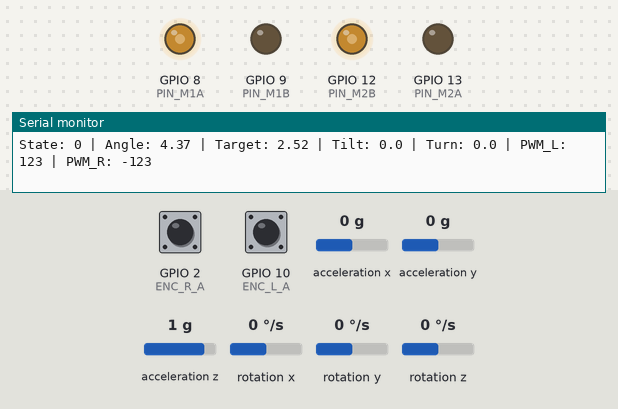
Bench run of a sketch on a simulated ESP32-S3. Shown: output pins drawn as LEDs (lit = HIGH), the last lines printed to the serial monitor. Wiring (inferred from the names in the program): MPU-6050 motion sensor at I2C address 0x68. The test bench sets the inputs (shaded band); at power-on: acceleration x 0 g, rotation y 0 °/s, GPIO 2 (ENC_R_A) HIGH, GPIO 10 (ENC_L_A) HIGH, acceleration y 0 g, acceleration z 1 g, rotation x 0 °/s, rotation z 0 °/s.

Above: at 5.6 s.
5.7 s: acceleration x set to -1.4 g
At 7.2 s:
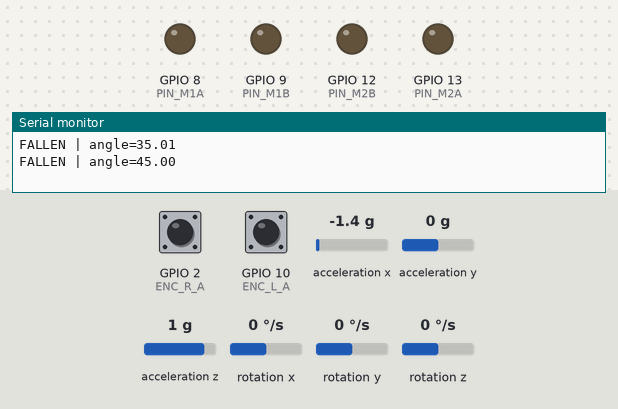
7.8 s: rotation y set to -192 °/s
At 8.29 s:
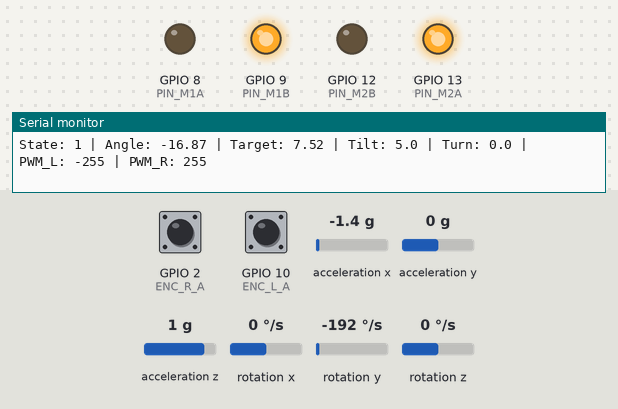
10.0 s: rotation y set to 0 °/s
At 11.0 s:
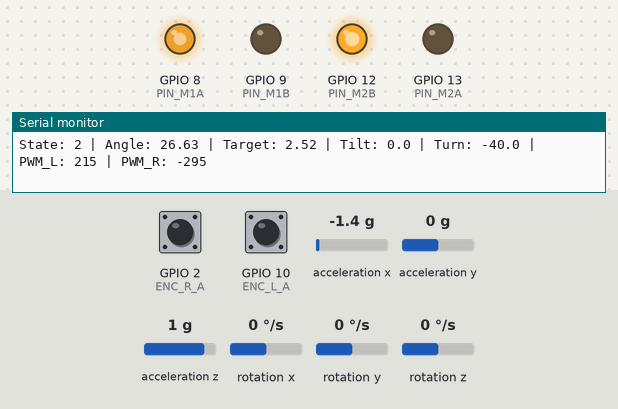
12.0 s: acceleration x set to -0.7 g
14.1 s: acceleration x set to -0.4 g
At 15.1 s:
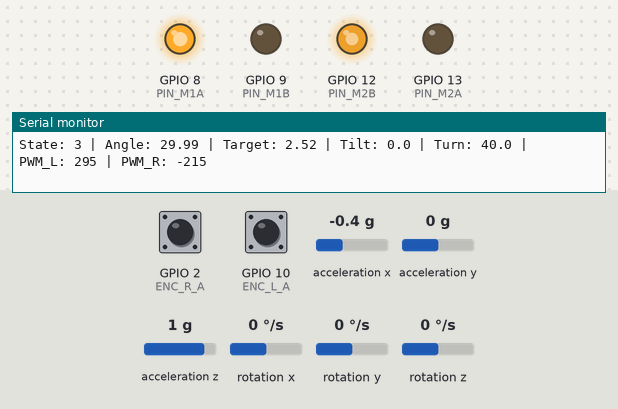
17.1 s: rotation y set to -54 °/s
At 19.4 s:
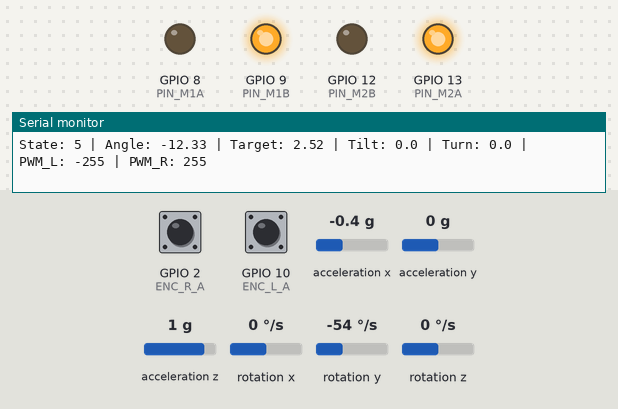
Timing chart, 0 to 20.8 s (numbered marks = the images above; inputs shaded):
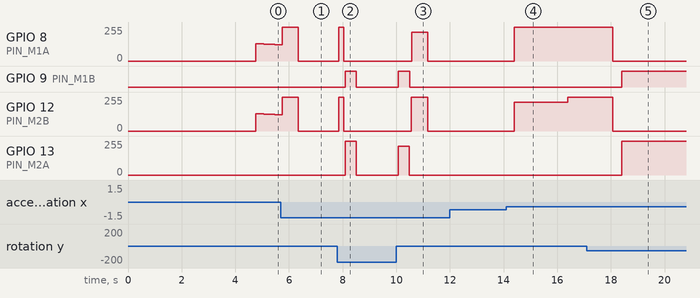

The sketch:

ESP32_Balancing_Robot_Direction_Test.ino
```cpp
/*  ============================================================
    balancebot_direction_test_v1.ino

    HuskyLens completely removed. Pure open-loop direction test:
    BALANCE -> FORWARD -> TURN LEFT -> TURN RIGHT -> BACKWARD -> DONE

    Purpose: verify forward/backward/left/right all work correctly
    in isolation, on THIS board's actual pins and gains, before
    layering any vision tracking back on top.

    ================================================================
    CRITICAL FIX INCLUDED IN THIS VERSION
    ================================================================
    The motor mixing formula used in every previous version had a
    real bug:
        pwmLeft  = -motorCmd - turnBias
        pwmRight =  motorCmd + turnBias
    Algebraically, pwmLeft = -(motorCmd + turnBias) = -pwmRight ALWAYS,
    regardless of turnBias. This means turnBias never actually
    created a differential between wheels -- it just changed the
    shared magnitude, structurally identical to changing motorCmd.
    That's confirmed by your own logged data: motorCmd=7, turnBias=60
    produced PWM_L=-67, PWM_R=67, which is exactly -(7+60) -- the
    degenerate pattern. This is why turning looked like "just going
    forward": the formula was never capable of producing a turn.

    FIXED to:
        pwmLeft  = -motorCmd + turnBias
        pwmRight =  motorCmd + turnBias
    Now pwmLeft = -pwmRight only when turnBias = 0 -- genuinely
    differential for any nonzero turn command.

    PIN ASSIGNMENT (same as your working encoder file):
    Left motor  : M1A=8, M1B=9
    Right motor : M2A=13, M2B=12
    IMU         : SDA=7, SCL=6
    Left encoder  : Yellow(A)=10, Green(B)=11
    Right encoder : Yellow(A)=2,  Green(B)=3
    ============================================================ */

#include <Wire.h>
#include <math.h>

#define CUSTOM_SDA_PIN  7
#define CUSTOM_SCL_PIN  6
#define PIN_M1A         8
#define PIN_M1B         9
#define PIN_M2A         13
#define PIN_M2B         12

#define ENC_L_A         10
#define ENC_L_B         11
#define ENC_R_A         2
#define ENC_R_B         3

#define PWM_FREQ        20000
#define PWM_RESOLUTION  8
#define MPU6050_ADDRESS 0x68

const float dt = 0.005;
uint32_t LoopTimer;

int16_t AccXLSB, AccYLSB, AccZLSB;
int16_t GyroXLSB, GyroYLSB, GyroZLSB;
float AccX, AccY, AccZ;
float RateRoll, RatePitch, RateYaw;
float AnglePitch;

float RateCalibrationRoll  = -4.90;
float RateCalibrationPitch =  0.89;
float RateCalibrationYaw   = -0.40;
float AccXCalibration      =  0.08;
float AccYCalibration      =  0.00;
float AccZCalibration      =  0.05;

float KalmanAnglePitch            = 0;
float KalmanUncertaintyAnglePitch = 4;
float Kalman1DOutput[2]           = {0, 0};

void kalman_1d(float& KalmanState, float& KalmanUncertainty,
               float KalmanInput, float KalmanMeasurement)
{
    KalmanState       = KalmanState + dt * KalmanInput;
    KalmanUncertainty = KalmanUncertainty + dt * dt * 4 * 4;
    float KalmanGain  = KalmanUncertainty / (KalmanUncertainty + 3 * 3);
    KalmanState       = KalmanState + KalmanGain * (KalmanMeasurement - KalmanState);
    KalmanUncertainty = (1 - KalmanGain) * KalmanUncertainty;
    Kalman1DOutput[0] = KalmanState;
    Kalman1DOutput[1] = KalmanUncertainty;
}

// PID gains -- unchanged from your working balance code
float P_gain = 40.0;
float I_gain = 100;
float D_gain = 0.4;

float DesiredAnglePitch = 2.52;   // your tuned baseline balance point

float Error       = 0;
float PrevError   = 0;
float PrevIterm   = 0;
float MotorOutput = 0;
float filteredDterm      = 0;
const float DTERM_FILTER_ALPHA = 0.80;

const float FALL_ANGLE_DEG = 35.0;

// ================================================================
//  ENCODER + DRIFT CORRECTION -- unchanged from your working code
// ================================================================
volatile long encoderCountL = 0;
volatile long encoderCountR = 0;

void IRAM_ATTR encoderISR_L() {
    bool a = digitalRead(ENC_L_A);
    bool b = digitalRead(ENC_L_B);
    if (a == b) { encoderCountL++; } else { encoderCountL--; }
}

void IRAM_ATTR encoderISR_R() {
    bool a = digitalRead(ENC_R_A);
    bool b = digitalRead(ENC_R_B);
    if (a == b) { encoderCountR++; } else { encoderCountR--; }
}

long lastEncoderL = 0;
long lastEncoderR = 0;
float velocityL = 0.0;
float velocityR = 0.0;
float avgVelocity = 0.0;
unsigned long lastVelocityUpdate = 0;
const unsigned long VELOCITY_UPDATE_MS = 20;

const float DRIFT_CORRECTION_RATE = 0.02;
const float DRIFT_CORRECTION_LIMIT = 3.0;
const float VELOCITY_DEADBAND = 5.0;
float AutoAngleOffset = 0.0;

bool isMoving = false;   // pauses drift correction during the sequence

void update_velocity_and_drift() {
    unsigned long now = millis();
    if (now - lastVelocityUpdate < VELOCITY_UPDATE_MS) return;

    float elapsed = (now - lastVelocityUpdate) / 1000.0;
    lastVelocityUpdate = now;

    noInterrupts();
    long currentL = encoderCountL;
    long currentR = encoderCountR;
    interrupts();

    velocityL = (currentL - lastEncoderL) / elapsed;
    velocityR = -(currentR - lastEncoderR) / elapsed;
    lastEncoderL = currentL;
    lastEncoderR = currentR;

    avgVelocity = (velocityL + velocityR) / 2.0;

    if (!isMoving && fabs(avgVelocity) > VELOCITY_DEADBAND) {
        AutoAngleOffset -= avgVelocity * DRIFT_CORRECTION_RATE * elapsed;
        AutoAngleOffset = constrain_float(AutoAngleOffset,
                                           -DRIFT_CORRECTION_LIMIT,
                                            DRIFT_CORRECTION_LIMIT);
    }
}

// ================================================================
//  SIMPLE TIMED STATE MACHINE -- no HuskyLens, pure open loop
// ================================================================
enum MoveState { STATE_BALANCE, STATE_FORWARD, STATE_TURN_LEFT,
                  STATE_TURN_RIGHT, STATE_BACKWARD, STATE_DONE };
MoveState currentState = STATE_BALANCE;
uint32_t stateStartMillis = 0;

// Conservative starting magnitudes -- the turn mechanism is newly
// fixed and hasn't been physically validated yet, so starting lower
// than the old (broken) TURN_STEP=60 until confirmed safe.
const float FORWARD_STEP  = 5.0;    // scaled for this file's P_gain=40
const float BACKWARD_STEP = -5.0;
const float TURN_STEP     = 40.0;   // start conservative, increase once confirmed

const uint32_t DUR_BALANCE    = 3000;
const uint32_t DUR_FORWARD    = 2000;
const uint32_t DUR_TURN_LEFT  = 2000;
const uint32_t DUR_TURN_RIGHT = 2000;
const uint32_t DUR_BACKWARD   = 2000;

float MoveTilt = 0.0;
float turnBias  = 0.0;

void update_move_state() {
    uint32_t elapsed = millis() - stateStartMillis;

    switch (currentState) {
        case STATE_BALANCE:
            MoveTilt = 0.0;
            turnBias = 0.0;
            isMoving = false;
            if (elapsed > DUR_BALANCE) {
                currentState = STATE_FORWARD;
                stateStartMillis = millis();
                Serial.println(">>> FORWARD");
            }
            break;

        case STATE_FORWARD:
            MoveTilt = FORWARD_STEP;
            turnBias = 0.0;
            isMoving = true;
            if (elapsed > DUR_FORWARD) {
                MoveTilt = 0.0;
                currentState = STATE_TURN_LEFT;
                stateStartMillis = millis();
                Serial.println(">>> TURN LEFT");
            }
            break;

        case STATE_TURN_LEFT:
            MoveTilt = 0.0;
            turnBias = -TURN_STEP;   // was +TURN_STEP -- swapped per your
                                      // confirmed observation (was inverted)
            isMoving = false;
            if (elapsed > DUR_TURN_LEFT) {
                turnBias = 0.0;
                currentState = STATE_TURN_RIGHT;
                stateStartMillis = millis();
                Serial.println(">>> TURN RIGHT");
            }
            break;

        case STATE_TURN_RIGHT:
            MoveTilt = 0.0;
            turnBias = TURN_STEP;    // was -TURN_STEP -- swapped per your
                                      // confirmed observation (was inverted)
            isMoving = false;
            if (elapsed > DUR_TURN_RIGHT) {
                turnBias = 0.0;
                currentState = STATE_BACKWARD;
                stateStartMillis = millis();
                Serial.println(">>> BACKWARD");
            }
            break;

        case STATE_BACKWARD:
            MoveTilt = BACKWARD_STEP;
            turnBias = 0.0;
            isMoving = true;
            if (elapsed > DUR_BACKWARD) {
                MoveTilt = 0.0;
                currentState = STATE_DONE;
                stateStartMillis = millis();
                Serial.println(">>> DONE -- holding balance");
            }
            break;

        case STATE_DONE:
            MoveTilt = 0.0;
            turnBias = 0.0;
            isMoving = false;
            break;
    }
}

// ================================================================
//  IMU READ -- unchanged
// ================================================================
void read_imu() {
    Wire.beginTransmission(MPU6050_ADDRESS);
    Wire.write(0x3B);
    Wire.endTransmission();
    Wire.requestFrom(MPU6050_ADDRESS, 6);
    AccXLSB = Wire.read() << 8 | Wire.read();
    AccYLSB = Wire.read() << 8 | Wire.read();
    AccZLSB = Wire.read() << 8 | Wire.read();

    Wire.beginTransmission(MPU6050_ADDRESS);
    Wire.write(0x43);
    Wire.endTransmission();
    Wire.requestFrom(MPU6050_ADDRESS, 6);
    GyroXLSB = Wire.read() << 8 | Wire.read();
    GyroYLSB = Wire.read() << 8 | Wire.read();
    GyroZLSB = Wire.read() << 8 | Wire.read();

    RateRoll  = (float)GyroXLSB / 65.5 - RateCalibrationRoll;
    RatePitch = (float)GyroYLSB / 65.5 - RateCalibrationPitch;
    RateYaw   = (float)GyroZLSB / 65.5 - RateCalibrationYaw;

    AccX = (float)AccXLSB / 4096.0 - AccXCalibration;
    AccY = (float)AccYLSB / 4096.0 - AccYCalibration;
    AccZ = (float)AccZLSB / 4096.0 - AccZCalibration;

    AnglePitch = -atan(AccX / sqrt(AccY * AccY + AccZ * AccZ)) * 57.29578;
}

// ================================================================
//  MOTOR HELPERS -- unchanged
// ================================================================
float constrain_float(float v, float lo, float hi) {
    return v < lo ? lo : v > hi ? hi : v;
}

void set_motor_left(int pwm) {
    pwm = (int)constrain_float(pwm, -255, 255);
    uint32_t duty = abs(pwm);
    if      (pwm > 0) { ledcWrite(PIN_M1A, duty); ledcWrite(PIN_M1B, 0);    }
    else if (pwm < 0) { ledcWrite(PIN_M1A, 0);    ledcWrite(PIN_M1B, duty); }
    else              { ledcWrite(PIN_M1A, 0);    ledcWrite(PIN_M1B, 0);    }
}

void set_motor_right(int pwm) {
    pwm = (int)constrain_float(pwm, -255, 255);
    uint32_t duty = abs(pwm);
    if      (pwm > 0) { ledcWrite(PIN_M2A, duty); ledcWrite(PIN_M2B, 0);    }
    else if (pwm < 0) { ledcWrite(PIN_M2A, 0);    ledcWrite(PIN_M2B, duty); }
    else              { ledcWrite(PIN_M2A, 0);    ledcWrite(PIN_M2B, 0);    }
}

void motors_stop() {
    ledcWrite(PIN_M1A, 0); ledcWrite(PIN_M1B, 0);
    ledcWrite(PIN_M2A, 0); ledcWrite(PIN_M2B, 0);
}

static uint32_t lastPrint       = 0;
static uint32_t lastPrintFallen = 0;

// ================================================================
//  SETUP
// ================================================================
void setup() {
    Serial.begin(115200);
    delay(1000);
    Serial.println("balancebot_direction_test_v1 starting...");
    Serial.println("No HuskyLens -- pure open-loop direction test.");

    Wire.setClock(400000);
    Wire.begin(CUSTOM_SDA_PIN, CUSTOM_SCL_PIN);
    delay(250);

    Wire.beginTransmission(MPU6050_ADDRESS);
    Wire.write(0x6B); Wire.write(0x00);
    Wire.endTransmission();
    delay(100);

    Wire.beginTransmission(MPU6050_ADDRESS);
    Wire.write(0x1C); Wire.write(0x10);
    Wire.endTransmission();

    Wire.beginTransmission(MPU6050_ADDRESS);
    Wire.write(0x1B); Wire.write(0x08);
    Wire.endTransmission();
    delay(100);

    ledcAttach(PIN_M1A, PWM_FREQ, PWM_RESOLUTION);
    ledcAttach(PIN_M1B, PWM_FREQ, PWM_RESOLUTION);
    ledcAttach(PIN_M2A, PWM_FREQ, PWM_RESOLUTION);
    ledcAttach(PIN_M2B, PWM_FREQ, PWM_RESOLUTION);
    motors_stop();

    pinMode(ENC_L_A, INPUT_PULLUP);
    pinMode(ENC_L_B, INPUT_PULLUP);
    pinMode(ENC_R_A, INPUT_PULLUP);
    pinMode(ENC_R_B, INPUT_PULLUP);

    attachInterrupt(digitalPinToInterrupt(ENC_L_A), encoderISR_L, CHANGE);
    attachInterrupt(digitalPinToInterrupt(ENC_R_A), encoderISR_R, CHANGE);

    Serial.println("Lift robot, hold steady for 3s...");
    delay(3000);
    Serial.println("Sequence starting: BALANCE -> FORWARD -> LEFT -> RIGHT -> BACKWARD");

    stateStartMillis = millis();
    LoopTimer = micros();
    lastVelocityUpdate = millis();
}

// ================================================================
//  MAIN LOOP
// ================================================================
void loop() {
    read_imu();

    kalman_1d(KalmanAnglePitch, KalmanUncertaintyAnglePitch,
              RatePitch, AnglePitch);
    KalmanAnglePitch            = Kalman1DOutput[0];
    KalmanUncertaintyAnglePitch = Kalman1DOutput[1];
    KalmanAnglePitch = constrain_float(KalmanAnglePitch, -45, 45);

    if (fabs(KalmanAnglePitch) > FALL_ANGLE_DEG) {
        motors_stop();
        PrevError = 0;
        PrevIterm = 0;
        filteredDterm = 0;
        AutoAngleOffset = 0.0;
        MoveTilt = 0.0;
        turnBias = 0.0;

        if (millis() - lastPrintFallen > 500) {
            lastPrintFallen = millis();
            Serial.print("FALLEN | angle=");
            Serial.println(KalmanAnglePitch);
        }
        while (micros() - LoopTimer < (uint32_t)(dt * 1000000));
        LoopTimer = micros();
        return;
    }

    update_move_state();
    update_velocity_and_drift();

    // --- Balance PID ------------------------------------------
    float effectiveTarget = DesiredAnglePitch + AutoAngleOffset + MoveTilt;
    Error = effectiveTarget - KalmanAnglePitch;

    float Pterm = P_gain * Error;

    float Iterm = PrevIterm + I_gain * (Error + PrevError) * dt / 2.0;
    if (Iterm >  50.0) { Iterm =  50.0; }
    if (Iterm < -50.0) { Iterm = -50.0; }

    float DtermRaw = D_gain * RatePitch;
    filteredDterm  = DTERM_FILTER_ALPHA * DtermRaw
                   + (1.0 - DTERM_FILTER_ALPHA) * filteredDterm;

    MotorOutput = constrain_float(Pterm + Iterm - filteredDterm, -255, 255);

    PrevError = Error;
    PrevIterm = Iterm;

    // --- Motor output -- CORRECTED formula ------------------------
    // pwmLeft now uses +turnBias (was -turnBias), fixing the
    // degeneracy that made turning impossible. See header comment
    // for the full derivation.
    int motorCmd = (int)(MotorOutput);
    int pwmLeft  = -motorCmd + (int)turnBias;
    int pwmRight =  motorCmd + (int)turnBias;
    set_motor_left(pwmLeft);
    set_motor_right(pwmRight);

    // --- Debug ---------------------------------------------------
    if (millis() - lastPrint > 100) {
        lastPrint = millis();
        Serial.print("State: ");    Serial.print(currentState);
        Serial.print(" | Angle: "); Serial.print(KalmanAnglePitch, 2);
        Serial.print(" | Target: ");Serial.print(effectiveTarget, 2);
        Serial.print(" | Tilt: ");  Serial.print(MoveTilt, 1);
        Serial.print(" | Turn: ");  Serial.print(turnBias, 1);
        Serial.print(" | PWM_L: "); Serial.print(pwmLeft);
        Serial.print(" | PWM_R: "); Serial.println(pwmRight);
    }

    while (micros() - LoopTimer < (uint32_t)(dt * 1000000));
    LoopTimer = micros();
}
```

Measured:
- after the input at 5.7 s, GPIO 9 (PIN_M1B): stays LOW (without the input it goes to HIGH after 2.1 s); GPIO 13 (PIN_M2A): stays 0/255 (without the input it goes to 183/255 after 2.1 s)
- after the input at 7.8 s, GPIO 8 (PIN_M1A), GPIO 12 (PIN_M2B): 0/255 → 255/255 after 0.06 s, → 0/255 0.19 s later; GPIO 9 (PIN_M1B): LOW → HIGH after 0.29 s, → LOW 0.41 s later; GPIO 13 (PIN_M2A): 0/255 → 255/255 after 0.29 s, → 0/255 0.41 s later
- after the input at 10.0 s, GPIO 8 (PIN_M1A): 0/255 → 214/255 after 0.57 s, → 0/255 0.59 s later; GPIO 9 (PIN_M1B): LOW → HIGH after 0.08 s, → LOW 0.43 s later; GPIO 12 (PIN_M2B): 0/255 → 255/255 after 0.56 s, → 0/255 0.60 s later; GPIO 13 (PIN_M2A): 0/255 → 214/255 after 0.08 s, → 0/255 0.40 s later
- after the input at 14.1 s, GPIO 8 (PIN_M1A): 0/255 → 255/255 after 0.29 s; GPIO 12 (PIN_M2B): 0/255 → 214/255 after 0.30 s, → 255/255 2.0 s later
- after the input at 17.1 s, GPIO 8 (PIN_M1A), GPIO 12 (PIN_M2B): 255/255 → 0/255 after 0.98 s; GPIO 9 (PIN_M1B): LOW → HIGH after 1.3 s; GPIO 13 (PIN_M2A): 0/255 → 255/255 after 1.3 s
